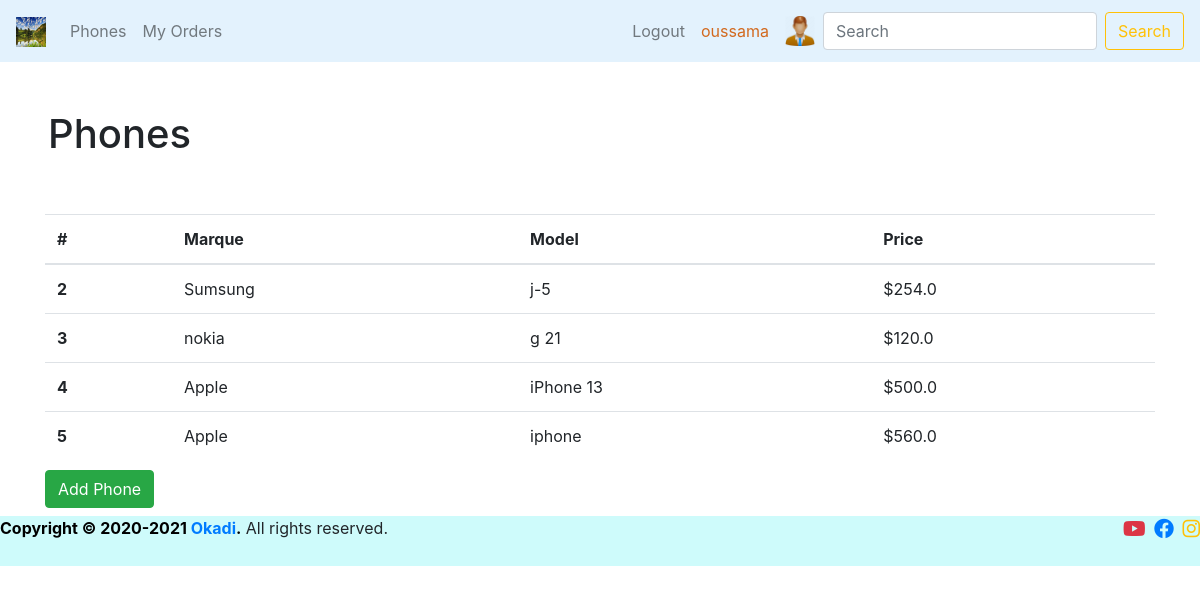
The page /phones/ (signed in) on the database its author committed.
### phonestore/models.py (models this page shows, shortened)
class Customer(models.Model):
    user = models.OneToOneField(User, null=True, on_delete=models.CASCADE)
    name = models.CharField(max_length=100, null=True)
    email =models.EmailField(max_length=150, null=True)
    phone = models.CharField(max_length=100, null=True)
    age = models.CharField(max_length=100, null=True)
    date_created = models.DateTimeField(auto_now_add=True, null=True)
    photo = models.ImageField(blank=True, null=True, default='wallpaper1.jpg')

class Phone(models.Model):
    STATUS ={
        ('availabe', 'availabe'),
        ('Out of order', 'Out of order'),
        }
    marque = models.CharField(max_length=100, null=True)
    model = models.CharField(max_length=100, null=True)
    price = models.FloatField(null=True)
    category = models.CharField(max_length=100, null=True)
    tags = models.ManyToManyField(Tag)
    description = models.CharField(max_length=100, null=True)
    date_created = models.DateTimeField(auto_now_add=True, null=True)
    photo = models.ImageField(null=True)
    status = models.CharField(max_length=100, null=True, choices=STATUS)

### phonestore/views.py (the view)
# urls.py: path('phones/', views.phones, name='phones'),
def phones(request):
    phones= Phone.objects.all()
    context = {
        'phones': phones,
    }
    return render(request, 'phonestore/phones.html',context)

### phonestore/templates/phonestore/phones.html
{% extends 'phonestore/main.html' %}
{% block content %}
<h1 class=" p-5">Phones </h1>
<div class="container">
  <table class="table">
    <thead>
      <tr>
        <th scope="col">#</th>
        <th scope="col">Marque</th>
        <th scope="col">Model</th>
        <th scope="col">Price</th>
      </tr>
    </thead>
    <tbody>
      {% for phone in phones %}
      <tr>
        <th scope="row">{{phone.id}}</th>
        <td>{{phone.marque}}</td>
        <td>{{phone.model}}</td>
        <td>${{phone.price}}</td>
      </tr>
      {% endfor %}
    </tbody>
  </table>
  <h6 class="card-subtitle mb-2 text-muted"><a class="btn btn-success" href="#">Add Phone </a></h6>
</div>
{% endblock %}

### phonestore/templates/phonestore/navbar.html (shortened to what this page needs)
{% load static %}
<nav class="navbar navbar-expand-lg navbar-light sticky-top" >
  <a class="navbar-brand" href="/">
    <img src="{% static 'img/wallpaper1.jpg' %}" width="30" height="30" alt="" loading="lazy">
  </a>
    <div class="collapse navbar-collapse" id="navbarSupportedContent">
      <ul class="navbar-nav mr-auto">
          <li class="nav-item">
            <a class="nav-link" href="{% url 'phones' %}">Phones</a>
          </li>
          <li class="nav-item">
            <a class="nav-link" href="{% url 'profile' %}">My Orders</a>
          </li>
      </ul>
      {% if request.user.is_authenticated %}
      <ul class="navbar-nav ">
        <li class="nav-item">
          <a class="nav-link" href="{% url 'userlogout' %}">Logout</a>
        </li>
      </ul>
      {% endif %}
      <ul class="navbar-nav ">
        <li class="nav-item">
          <a class="nav-link" style="color: chocolate;" href="{% url 'profile_info' %}">{{request.user}}
            </a>
        </li>
      </ul>
      {% if request.user.is_authenticated %}
      <ul class="navbar-nav ">
        <li class="nav-item">
          <a class="nav-link"><img src="{{request.user.customer.photo.url}}"  alt="AVATAR" width="30" height="30" alt="" loading="lazy">
          </a>
        </li>
      </ul>
          <form method="GET" action="{% url 'dashboard' %}"  class="form-inline my-2 my-lg-0">
            <input class="form-control mr-sm-2" type="search" name="search_name" placeholder="Search" aria-label="Search">
            <button class="btn btn-outline-warning my-2 my-sm-0" type="submit">Search</button>
          </form>
          {% endif %}
    </div>
  </nav>

### static/css/style.css (style rules this page uses)
.navbar { background-color: #e3f2fd; }

### rows shown on the page
Phone: id "2", marque "Sumsung", model "j-5", price "254.0"
Phone: id "3", marque "nokia", model "g 21", price "120.0"
Phone: id "4", marque "Apple", model "iPhone 13", price "500.0"
Phone: id "5", marque "Apple", model "iphone", price "560.0"

### other values the page prints
{{ request.user }} "oussama"
